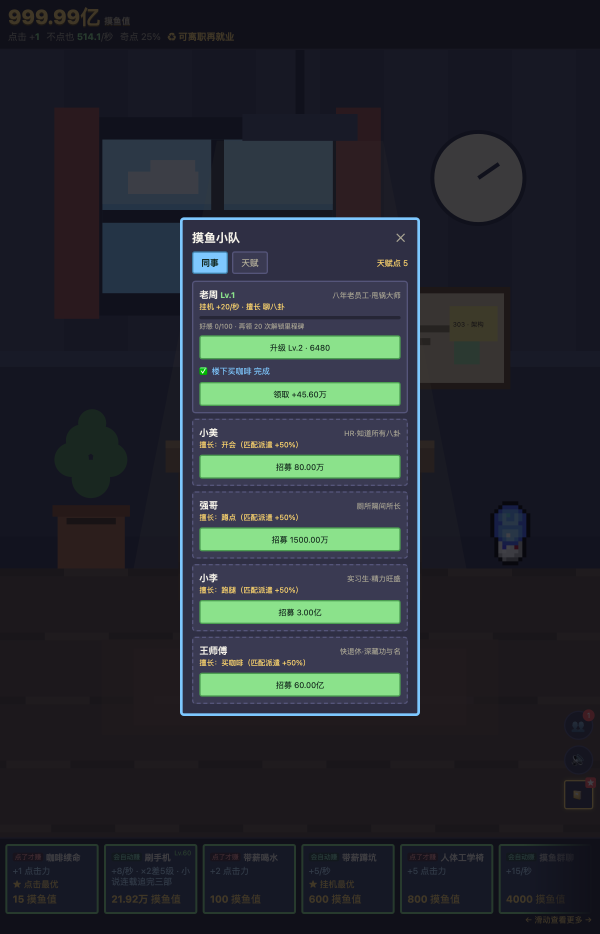
#> input picture playtest/probe-r12-data-live-team.png, 1800 x 2800 px (shown at 1/3 size)
$ python -i r11-colorblind.py   (imports and definitions only)
#> lines starting #> are read from the running program, lines starting #| are printed output that depends on the picture
#!/usr/bin/env python3
"""R11 色弱模拟 + 对比度计算（只读 src/，产物写到 playtest/）。

- 红绿色弱近似：Machado et al. 2009 在**线性 RGB** 上做 3x3 变换（deuteranopia/protanopia 严重度 1.0）。
- 同时输出灰阶（模拟全色盲/低视力看亮度）。
- 逐张处理 playtest/r11-screens/*.png，输出 playtest/r11-sim/{name}-deutan.png 等。
- 对关键"仅靠颜色"的状态对做 WCAG 对比度 + 模拟后 Lab ΔE76（<~10 视为难区分）。
"""
import os
import sys

import numpy as np
from PIL import Image

SRC_DIRS = ["playtest/r11-screens"]
OUT_DIR = "playtest/r11-sim"

# Machado 2009, severity 1.0
MATRICES = {
    "deutan": np.array(
        [
            [0.367322, 0.860646, -0.227968],
            [0.280085, 0.672501, 0.047413],
            [-0.011820, 0.042940, 0.968881],
        ]
    ),
    "protan": np.array(
        [
            [0.152286, 1.052583, -0.204868],
            [0.114503, 0.786281, 0.099216],
            [-0.003882, -0.048116, 1.051998],
        ]
    ),
}
# Machado 2009 deuteranomaly severity 0.6（更接近"红绿色弱"实际体验）
MATRICES["deutan06"] = np.array(
    [
        [0.713976, 0.348315, -0.062291],
        [0.222246, 0.756402, 0.021352],
        [-0.003823, 0.039215, 0.964608],
    ]
)


def hex2rgb(h):
    h = h.lstrip("#")
    return tuple(int(h[i : i + 2], 16) for i in (0, 2, 4))


def srgb_to_linear(x):
    return np.where(x <= 0.04045, x / 12.92, ((x + 0.055) / 1.055) ** 2.4)


def linear_to_srgb(x):
    x = np.clip(x, 0.0, 1.0)
    return np.where(x <= 0.0031308, x * 12.92, 1.055 * x ** (1 / 2.4) - 0.055)


# [28 lines left out: functions simulate_rgb, luminance, contrast, rgb_to_lab, not called in this run]


def de76(a, b):
    la, lb = rgb_to_lab(a), rgb_to_lab(b)
    return float(np.sqrt(sum((x - y) ** 2 for x, y in zip(la, lb))))


def simulate_image(path, out_base):
#> called with path = 'probe-r12-data-live-team.png', out_base = 'out.png'
    img = Image.open(path).convert("RGB")
#> img is the input picture: PIL image 1800x2800 RGB; mean R, G, B 37.9, 42.5, 48
    arr = np.asarray(img, dtype=np.float32) / 255.0
    lin = srgb_to_linear(arr)
#> in srgb_to_linear, `return np.where(x <= 0.04045, x / 12.92, ((x + 0.055) / 1.055) ** 2.4)`:
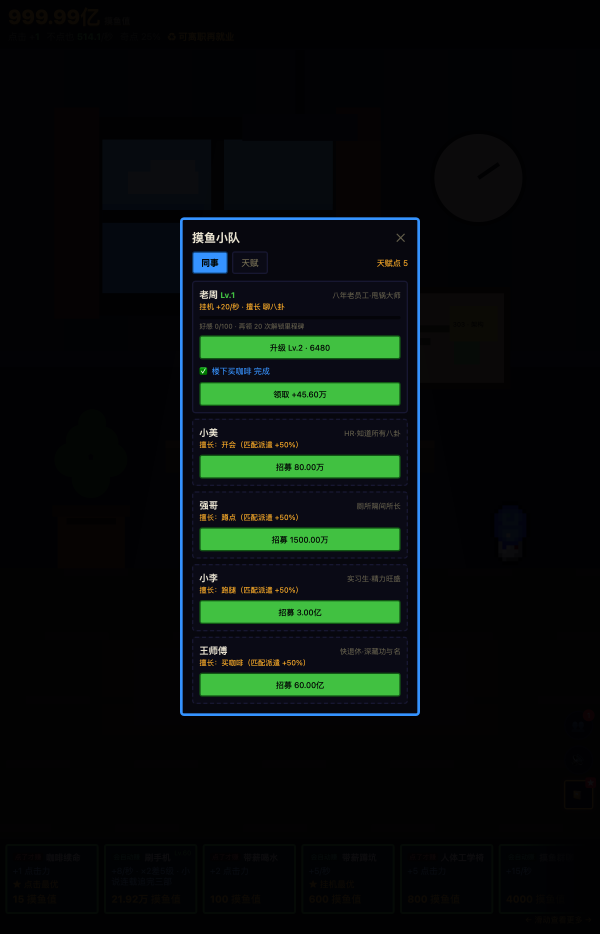
#> returned value: shape (2800, 1800, 3) float32 (shown at 1/3 size); mean of channels 0, 1, 2 0.0322, 0.0568, 0.0484; drawn as R, G, B
    out = {}
    for kind in ("deutan", "protan", "deutan06"):
        conv = np.clip(lin.reshape(-1, 3) @ MATRICES[kind].T, 0, 1)
        out[kind] = Image.fromarray((linear_to_srgb(conv).reshape(arr.shape) * 255).astype(np.uint8))
#> after the loop, out = 3 items
    gray = np.asarray(img.convert("L").convert("RGB"))
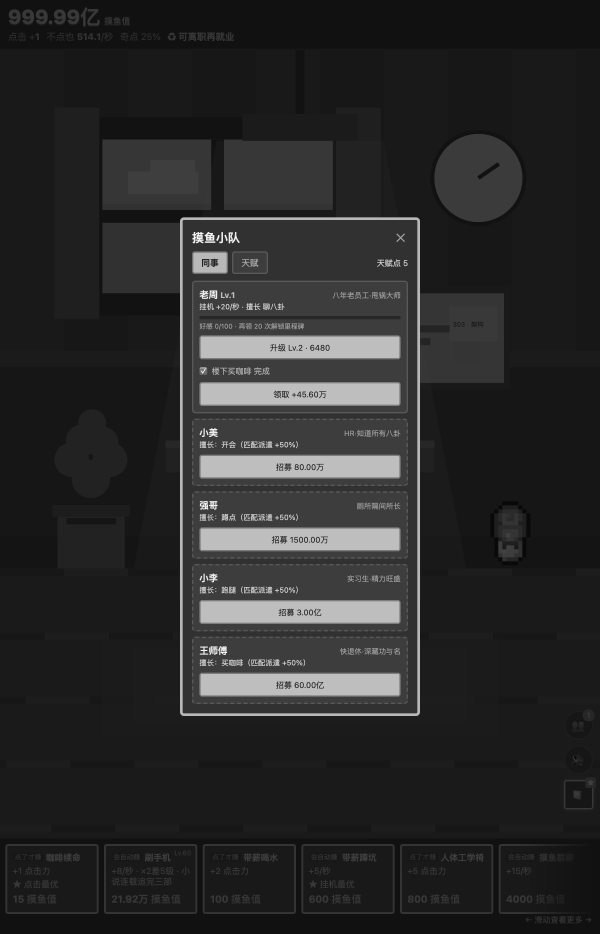
#> gray: shape (2800, 1800, 3) (shown at 1/3 size); min 9, max 255, mean 41.8
    out["gray"] = Image.fromarray(gray)
    base = os.path.basename(path).rsplit(".", 1)[0]
    for kind, im in out.items():
        dst = os.path.join(OUT_DIR, f"{base}-{kind}.png")
        im.save(dst)
#> this loop made 4 passes
#> kind on passes 1 to 4: 'deutan', 'protan', 'deutan06', 'gray'
#> pass 1, in simulate_image, `im.save(dst)`:
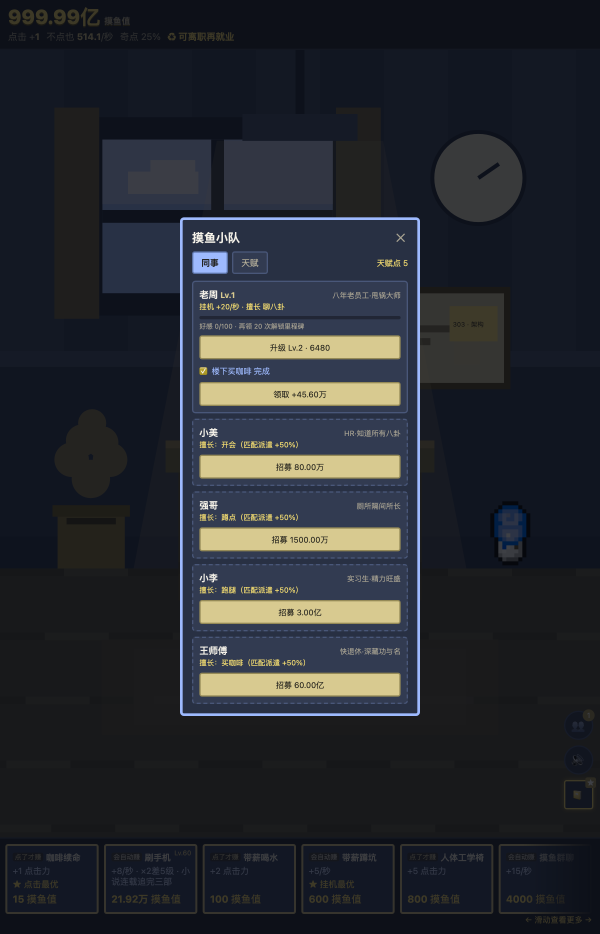
#> saved as probe-r12-data-live-team-deutan.png: PIL image 1800x2800 RGB (shown at 1/3 size); mean R, G, B 38.4, 41.5, 47.4
    return {k: os.path.join(OUT_DIR, f"{base}-{k}.png") for k in out}


# 关键"颜色承载信息"的状态对：(说明, 颜色A, 颜色B, 背景, 用途)
PAIRS = [
    ("商店 tag：点了才赚 / 会自动赚", "#ff9e9e", "#8be2c0", "#34344b", "小标签底色文字（另有文字标签」）"),
    ("可买卡边框 / 不可买卡边框", "#7ec8ff", "#4a4a66", "#34344b", "商店卡片可买性"),
    ("可买卡底色 / 不可买卡底色", "#3d4a6b", "#34344b", "#232332", "商店卡片可买性"),
    ("巡逻横幅 hold 红 / 任务绿", "#b3413c", "#2f7a4f", "#3a3f5c", "8 秒限时玩法（红=忍住，绿=点）"),
    ("日报可领红点 / 按钮底色", "#ff5a5a", "#3a3a52", "#3a3a52", "📔 有奖可领角标"),
    ("日报完成绿框 / 未完成灰框", "#4c9e52", "#55557a", "#3a3a52", "日报目标完成态"),
    ("图鉴已解锁绿边 / 未解锁灰边", "#4c9e52", "#43435c", "#2a2a3c", "图鉴 55 格解锁态"),
    ("升级最优星标黄 / 普通字色", "#ffd76e", "#b8e0ff", "#34344b", "性价比最优提示（有 ★ 字形）"),
]


# [78 lines left out: function main, not called in this run]


# [2 lines not run here, left out]

>>> result = simulate_image('probe-r12-data-live-team.png', 'out.png')
#> result = 4 items

$ run again, on playtest/probe-r12-data-live3-before.png
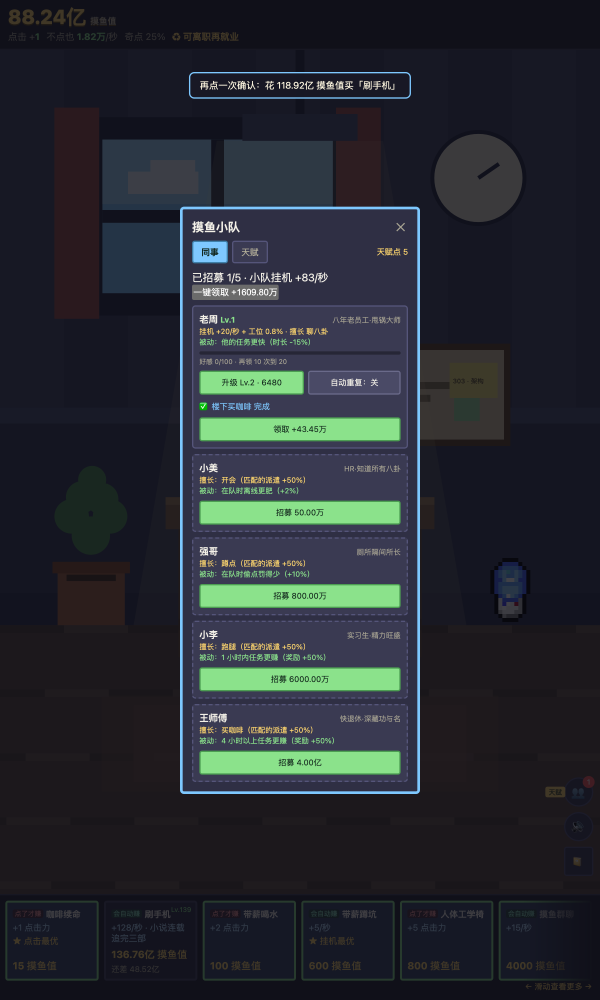
#> input picture playtest/probe-r12-data-live3-before.png, 1800 x 3000 px (shown at 1/3 size)
#> in simulate_image, img is the input picture: PIL image 1800x3000 RGB; mean R, G, B 38.6, 42.9, 49.4
#> in srgb_to_linear, `return np.where(x <= 0.04045, x / 12.92, ((x + 0.055) / 1.055) ** 2.4)`:
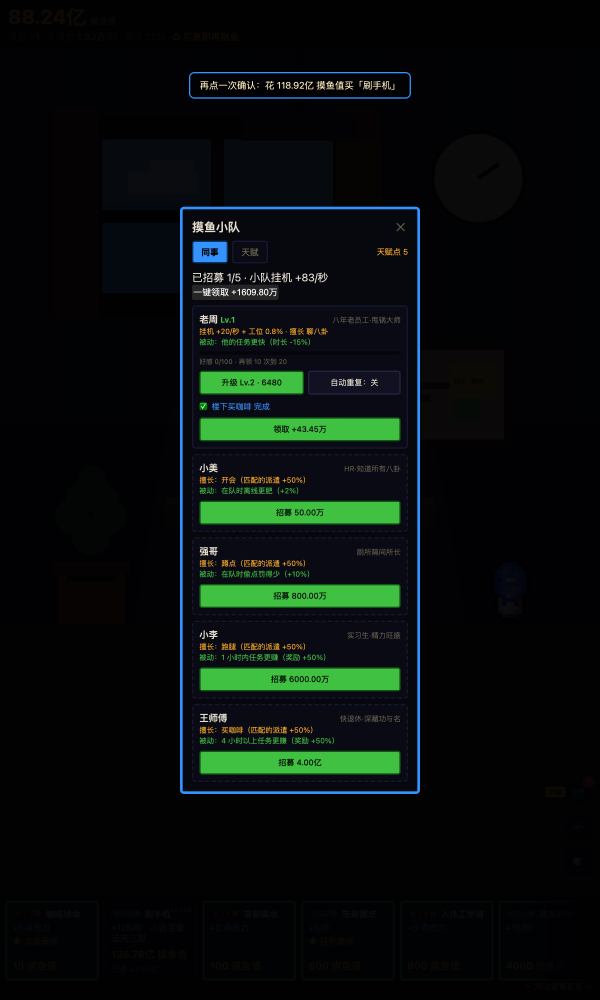
#> returned value: shape (3000, 1800, 3) float32 (shown at 1/3 size); mean of channels 0, 1, 2 0.0342, 0.0563, 0.0505; drawn as R, G, B
#> after the loop in simulate_image, `for kind in ("deutan", "protan", "deutan06"):`: out = 3 items
#> the loop in simulate_image, `for kind, im in out.items():` made 4 passes
#> kind on passes 1 to 4: 'deutan', 'protan', 'deutan06', 'gray'
#> pass 1, in simulate_image, `im.save(dst)`:
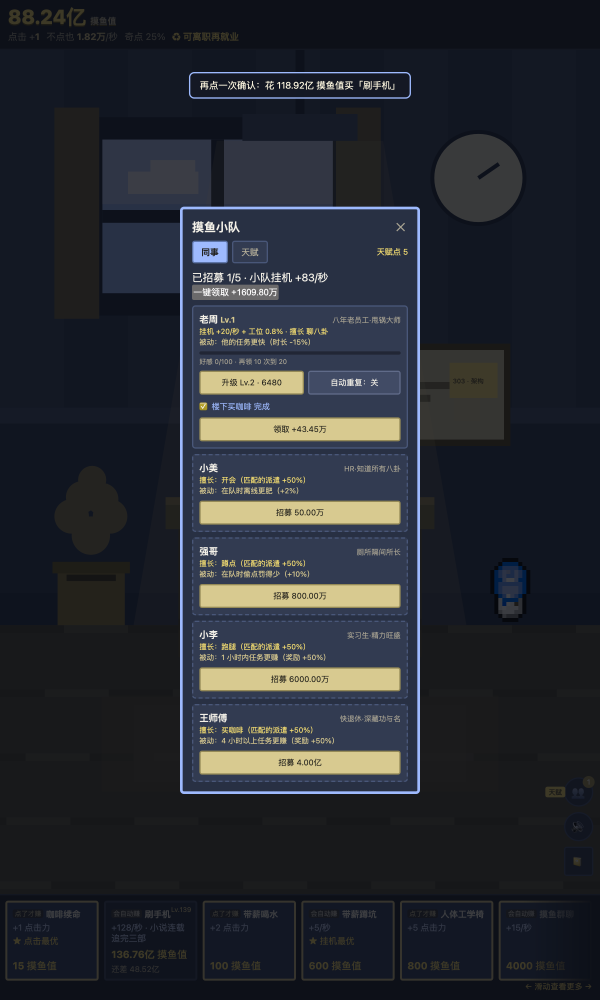
#> saved as probe-r12-data-live3-before-deutan.png: PIL image 1800x3000 RGB (shown at 1/3 size); mean R, G, B 38.6, 42, 48.8
#> result = 4 items

$ run again, on playtest/r10-local-edit-forged-rank.png
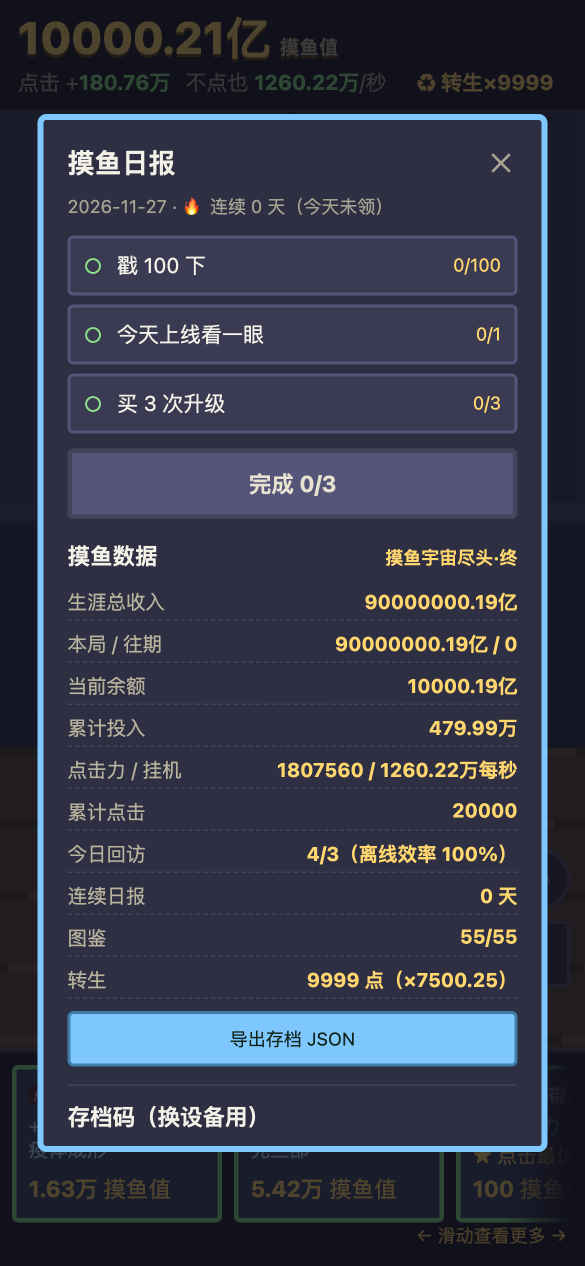
#> input picture playtest/r10-local-edit-forged-rank.png, 1170 x 2532 px (shown at 1/2 size)
#> in simulate_image, img is the input picture: PIL image 1170x2532 RGB; mean R, G, B 54.3, 58.1, 75.9
#> in srgb_to_linear, `return np.where(x <= 0.04045, x / 12.92, ((x + 0.055) / 1.055) ** 2.4)`:
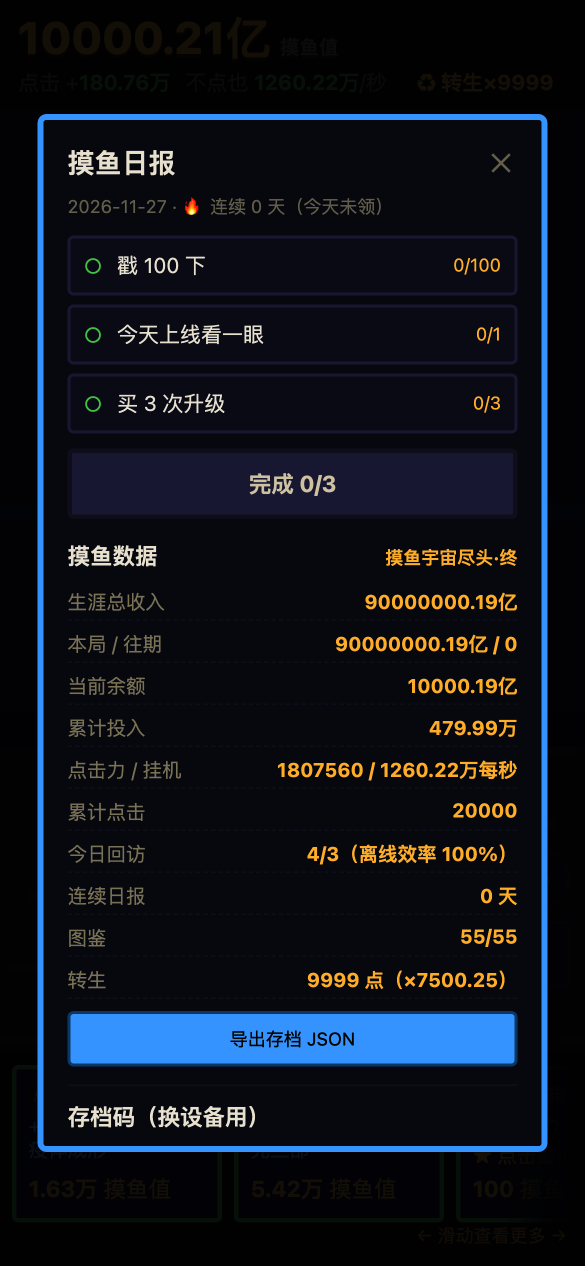
#> returned value: shape (2532, 1170, 3) float32 (shown at 1/2 size); mean of channels 0, 1, 2 0.0644, 0.0802, 0.12; drawn as R, G, B
#> after the loop in simulate_image, `for kind in ("deutan", "protan", "deutan06"):`: out = 3 items
#> the loop in simulate_image, `for kind, im in out.items():` made 4 passes
#> kind on passes 1 to 4: 'deutan', 'protan', 'deutan06', 'gray'
#> pass 2, in simulate_image, `im.save(dst)`:
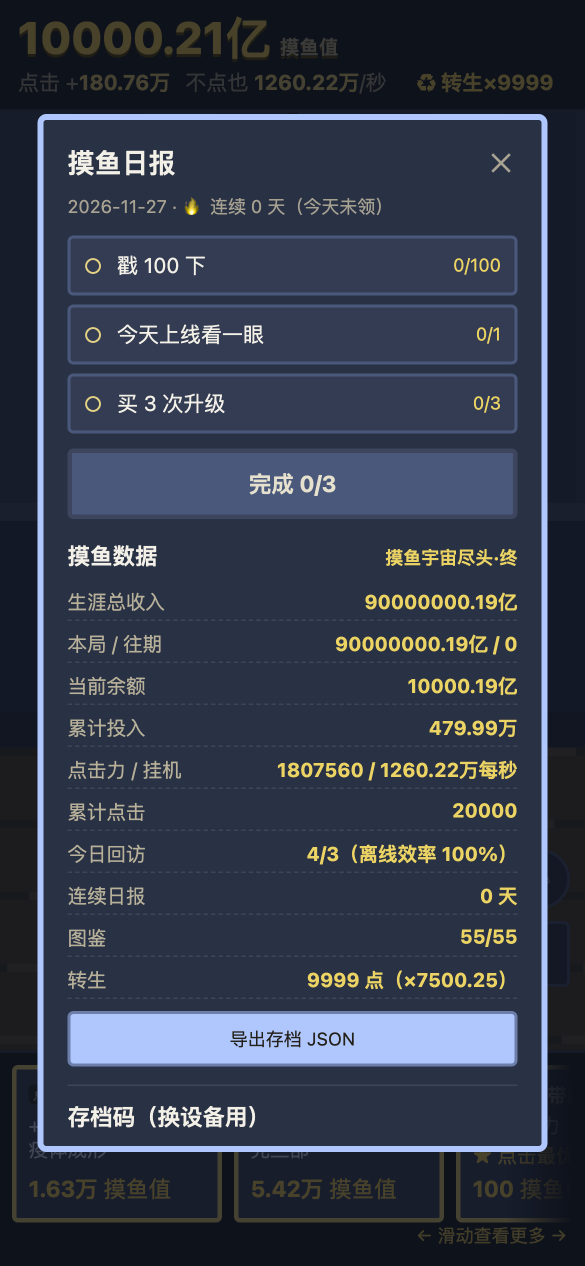
#> saved as r10-local-edit-forged-rank-protan.png: PIL image 1170x2532 RGB (shown at 1/2 size); mean R, G, B 52.1, 59.5, 75.8
#> result = 4 items
